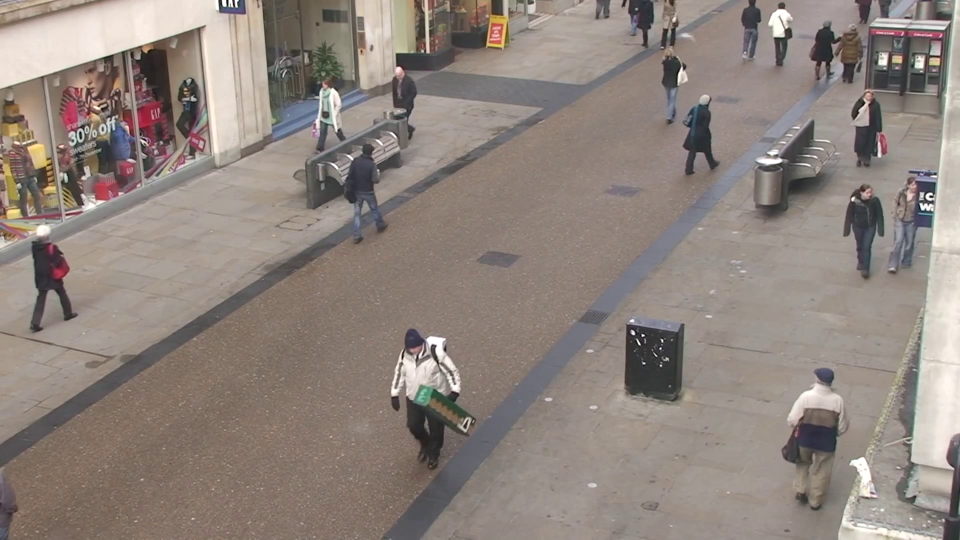
#> input picture frame 10 of video1.mp4, 1920 x 1080 px (shown at 1/2 size)
$ jupyter execute socialdist1.ipynb
#> lines starting #> are read from the running program, lines starting #| are printed output that depends on the picture; after the words box and inside, x2 and y2 are one past the last pixel; in counts of white or black regions, pixels touching at a corner belong together
[cell 1]
import cv2
import imutils
from imutils.object_detection import non_max_suppression
import numpy as np

hog = cv2.HOGDescriptor()
hog.setSVMDetector(cv2.HOGDescriptor_getDefaultPeopleDetector())


cap = cv2.VideoCapture('video1.mp4')
while cap.isOpened():

    ret, image = cap.read()
#> image is the input picture: shape (1080, 1920, 3); mean B, G, R 125.4, 132.2, 143.2
    if ret:
        image = imutils.resize(image, width=min(900, image.shape[1]))
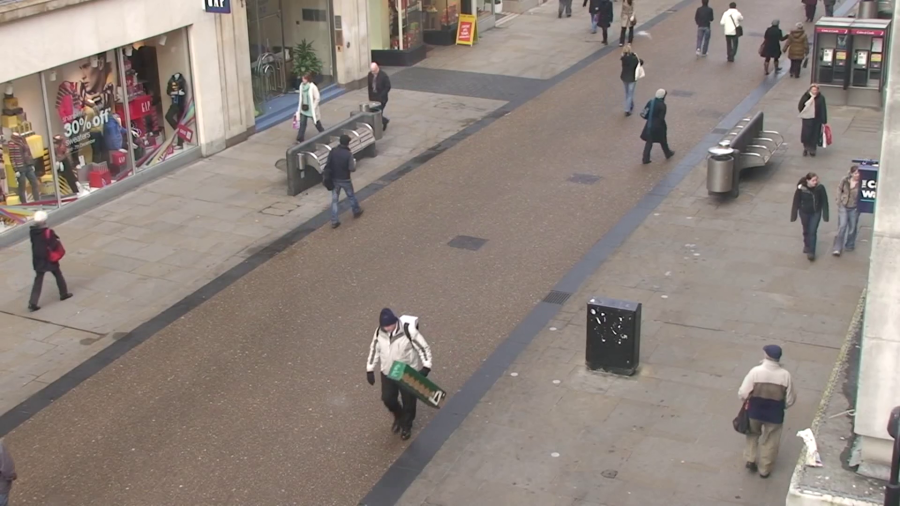
#> image: shape (506, 900, 3); mean B, G, R 125.4, 132.2, 143.2
        orig = image.copy()

        (rects, weights) = hog.detectMultiScale(image, winStride=(4,4), padding=(8, 8), scale=1.03)
#> rects = [[343, 42, 67, 134], [623, 69, 66, 133], [308, 117, 67, 134], [818, 145, 65, 130], [775, 145, 71, 143], [358, 294, 84, 167], [721, 321, 93, 185], [0, 129, 102, 217]]; weights = [0.536, 0.507, 1.24, 0.727, 2.68, 0.421, 1.51, 0.421]


        rects = np.array([[x, y, x + w, y + h] for (x, y, w, h) in rects])
#> rects = [[343, 42, 410, 176], [623, 69, 689, 202], [308, 117, 375, 251], [818, 145, 883, 275], [775, 145, 846, 288], [358, 294, 442, 461], [721, 321, 814, 506], [0, 129, 102, 346]]
        picture = non_max_suppression(rects, probs=None, overlapThresh=0.7)
#> picture = [[721, 321, 814, 506], [358, 294, 442, 461], [0, 129, 102, 346], [775, 145, 846, 288], [818, 145, 883, 275], [308, 117, 375, 251], [623, 69, 689, 202], [343, 42, 410, 176]]


        centers=[]
        r = 0
        for (xA, yA, xB, yB) in picture:
            #if (xB-xA)*(yB-yA)>5000:
             #   continue
            #yB=yB-20
            r += 1
            cv2.rectangle(image, (xA, yA), (xB, yB), (0, 255, 0), 2)
            cv2.putText(image, f'P{r}', (xA, yA), cv2.FONT_HERSHEY_SIMPLEX, 0.6, (255, 255, 255), 2)
            xC=xA+int((xB-xA)/2)
            yC=yA+int((yB-yA)/2)
            yD=yA+int((yB-yA-2)/2)
            centers.append((xC,yC))
#> this loop made 8 passes
#> (xA, yA, xB, yB, xC, yC, yD) on passes 1 to 8: (721, 321, 814, 506, 767, 413, 412), (358, 294, 442, 461, 400, 377, 376), (0, 129, 102, 346, 51, 237, 236), (775, 145, 846, 288, 810, 216, 215), (818, 145, 883, 275, 850, 210, 209), (308, 117, 375, 251, 341, 184, 183), (623, 69, 689, 202, 656, 135, 134), (343, 42, 410, 176, 376, 109, 108)
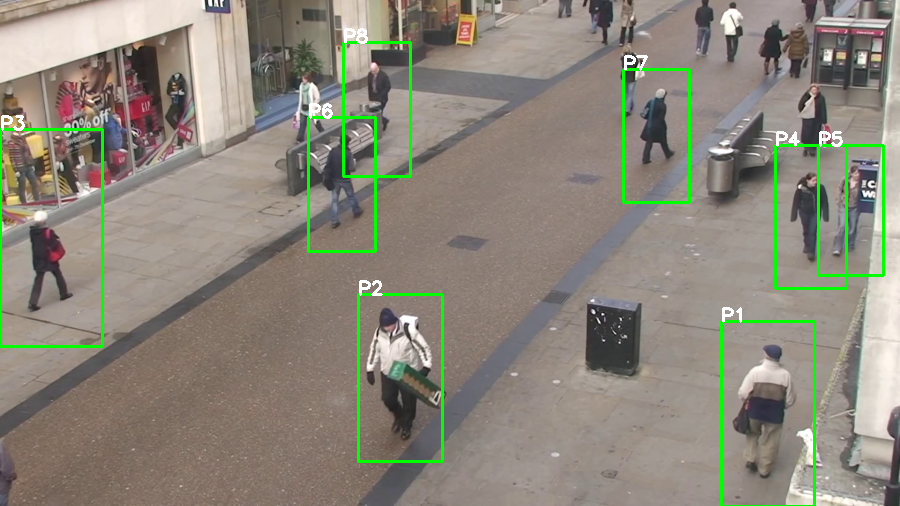
#> image: shape (506, 900, 3); 2.62% of pixels changed, all inside (x1, y1, x2, y2) = (0, 28, 885, 506)
#> after the loop, centers = [(767, 413), (400, 377), (51, 237), (810, 216), (850, 210), (341, 184), (656, 135), (376, 109)]; r = 8

        arr=[ ]
        for k in range(0, r):
            arr.append(0)
#> after the loop, arr = [0, 0, 0, 0, 0, 0, 0, 0]
        cv2.putText(image, f'Total No. of Person:{r}', (0, 40), cv2.FONT_HERSHEY_SIMPLEX, 0.6, (255, 255, 0), 2)
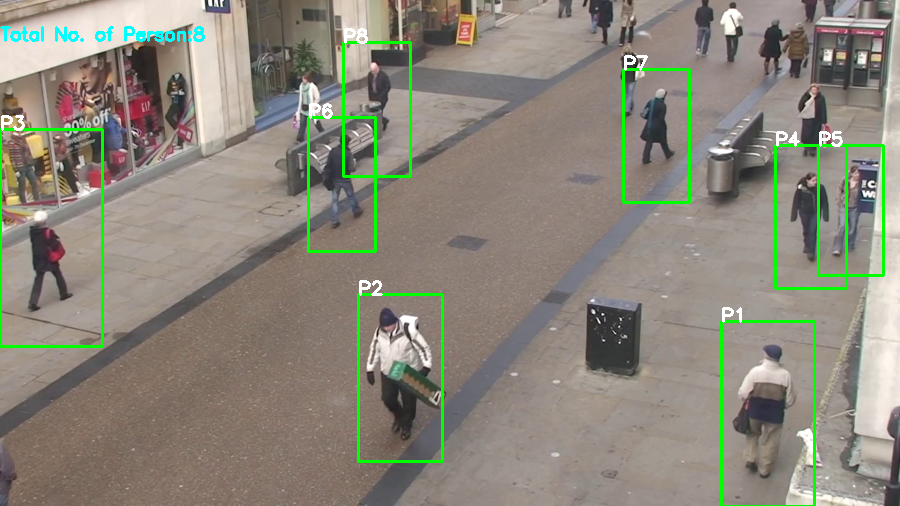
#> image: shape (506, 900, 3); 0.28% of pixels changed, all inside (x1, y1, x2, y2) = (0, 26, 205, 42)

        nears=[]
        minDistance=image.shape[1]//9
#> minDistance = 100

        for i,p1 in enumerate(centers):
            for j,p2 in enumerate(centers[i+1:]):
                if (np.linalg.norm(np.array(p2)-np.array(p1)))<minDistance:
                    if abs(p1[1] - p2[1])< image.shape[0]*0.1:
                        nears.append((i,j+i+1))
#> this loop made 8 passes
#> after the loop, nears = [(3, 4)]


        c=0;
        for (i,j) in nears:
            #yB=yB-20
            c+=1
            (xA, yA, xB, yB) = picture[i]
            cv2.rectangle(image, (xA, yA), (xB, yB), (0, 0, 255), 2)
            (xA, yA, xB, yB) = picture[j]
            cv2.rectangle(image, (xA, yA), (xB, yB), (0, 0, 255), 2)
            if(arr[i]==0):
                arr[i]+=1
            if(arr[j]==0):
                arr[j]+=1
#> this loop made 1 pass
#> (i, j, c) on pass 1: (3, 4, 1)
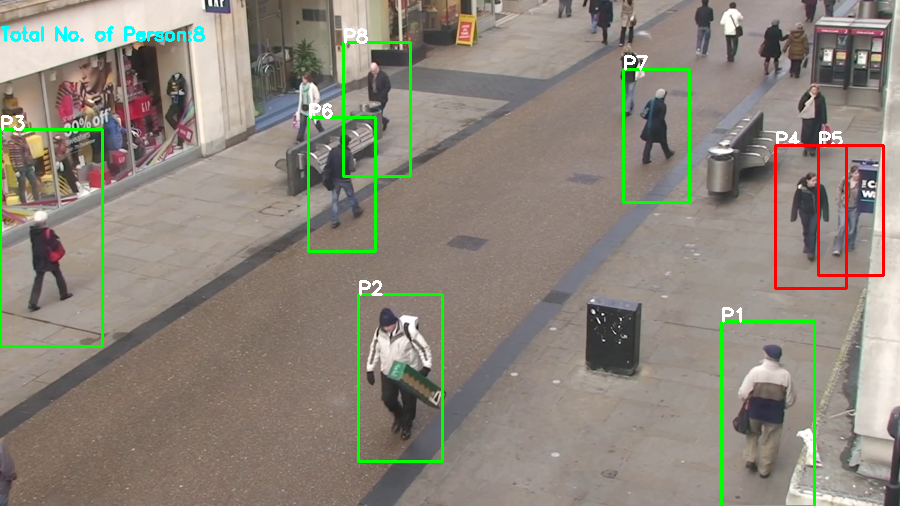
#> image: shape (506, 900, 3); 0.52% of pixels changed, all inside (x1, y1, x2, y2) = (774, 144, 885, 290)
#> after the loop, arr = [0, 0, 0, 1, 1, 0, 0, 0]; c = 1
        k=-1;
        for (xA, yA, xB, yB) in picture:
            k+=1;
            print((yB-yA)*(xB-xA))
            if ((yB-yA)*(xB-xA))>20000:
                cv2.rectangle(image, (xA, yA), (xB, yB), (0, 0, 255), 2)
                if(arr[k]==0):
                    arr[k]+=1
#> this loop made 8 passes
#| 17205
#| 14028
#| 22134
#| 10153
#| 8450
#| 8978
#| 8778
#| 8978
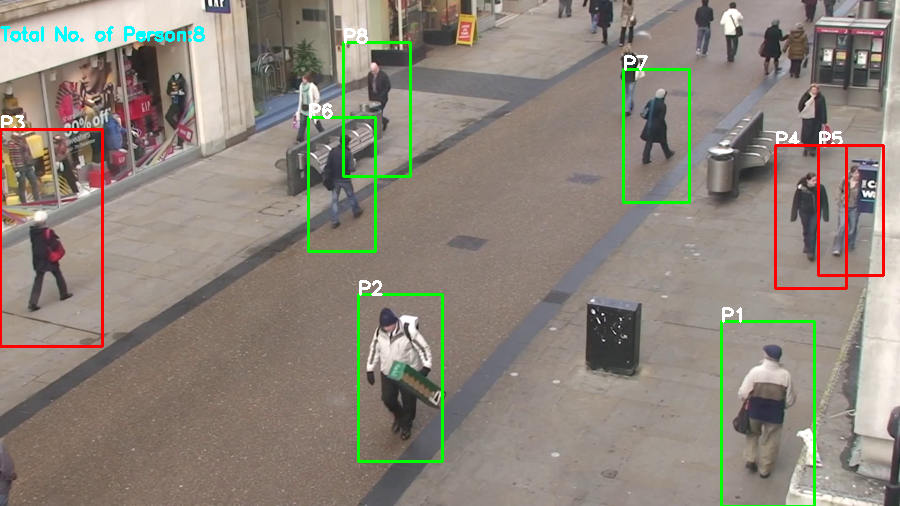
#> image: shape (506, 900, 3); 0.37% of pixels changed, all inside (x1, y1, x2, y2) = (0, 128, 104, 348)
#> after the loop, arr = [0, 0, 1, 1, 1, 0, 0, 0]; k = 7
        d=0
        for k in arr:
            if k==1:
                d+=1
#> this loop made 8 passes
#> k on passes 2 to 8: 0, 1, 1, 1, 0, 0, 0
#> after the loop, d = 3

        cv2.putText(image, f'No. of Person violating rule:{d}', (0, 20), cv2.FONT_HERSHEY_SIMPLEX,0.6, (0, 255, 255), 2)
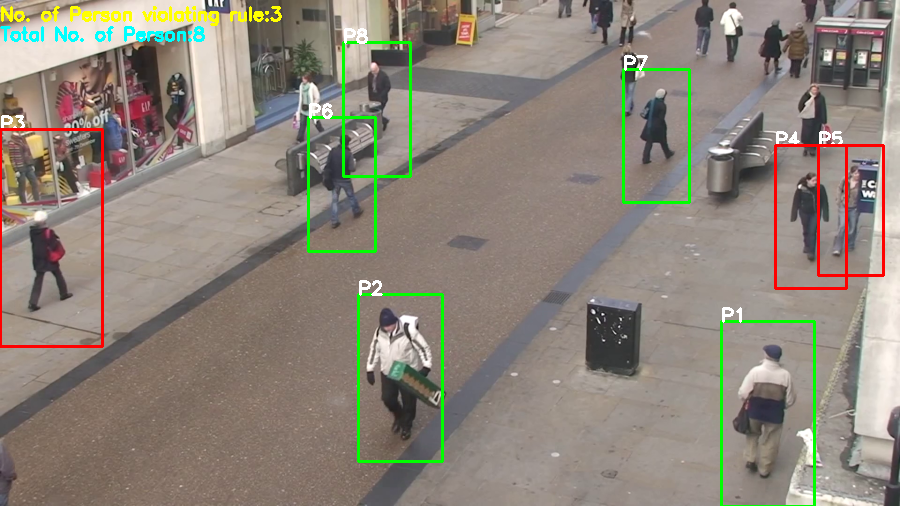
#> image: shape (506, 900, 3); 0.39% of pixels changed, all inside (x1, y1, x2, y2) = (1, 6, 282, 26)
        cv2.imshow("Image", image)
        if cv2.waitKey(25) & 0xFF == ord('q'):
#> (key q is pressed here)
            break
    else:
        break

cap.release()
cv2.destroyAllWindows()

$ run again, starting later in the video
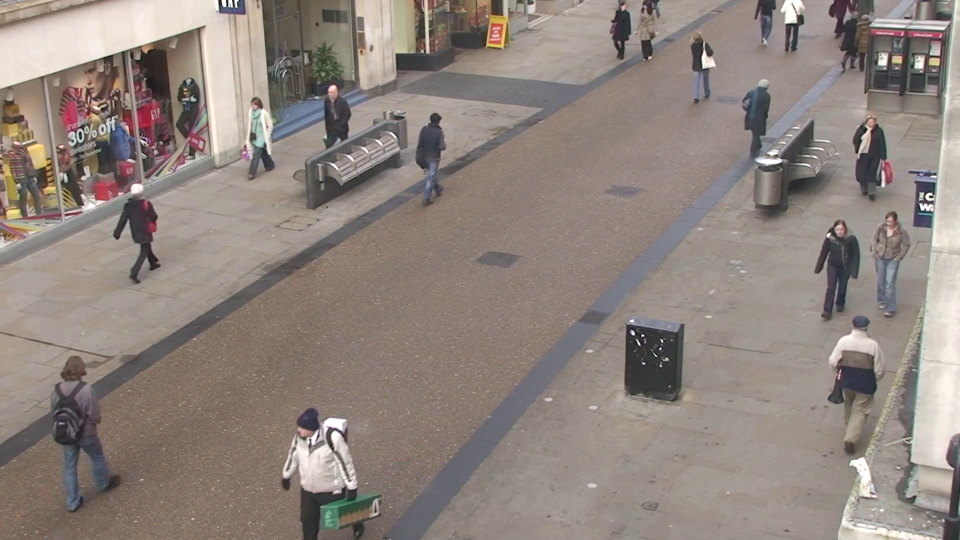
#> input picture frame 47 of video1.mp4, 1920 x 1080 px (shown at 1/2 size)
#> image is the input picture: shape (1080, 1920, 3); mean B, G, R 125.9, 132.4, 143.4
#> `(rects, weights) = hog.detectMultiScale(image, winStride=(4,4), paddin..`: rects = [[210, 73, 65, 129], [784, 81, 66, 133], [372, 85, 67, 135], [96, 154, 68, 136], [801, 177, 69, 138], [751, 187, 70, 139], [759, 270, 94, 188], [21, 309, 99, 197]]; weights = [0.343, 1.54, 2.08, 1.41, 2.6, 2.59, 1.78, 0.296]
#> `rects = np.array([[x, y, x + w, y + h] for (x, y, w, h) in rects])`: rects = [[210, 73, 275, 202], [784, 81, 850, 214], [372, 85, 439, 220], [96, 154, 164, 290], [801, 177, 870, 315], [751, 187, 821, 326], [759, 270, 853, 458], [21, 309, 120, 506]]
#> picture = [[21, 309, 120, 506], [759, 270, 853, 458], [751, 187, 821, 326], [801, 177, 870, 315], [96, 154, 164, 290], [372, 85, 439, 220], [784, 81, 850, 214], [210, 73, 275, 202]]
#> the loop `for (xA, yA, xB, yB) in picture:` made 8 passes
#> (xA, yA, xB, yB, xC, yC, yD) on passes 1 to 8: (21, 309, 120, 506, 70, 407, 406), (759, 270, 853, 458, 806, 364, 363), (751, 187, 821, 326, 786, 256, 255), (801, 177, 870, 315, 835, 246, 245), (96, 154, 164, 290, 130, 222, 221), (372, 85, 439, 220, 405, 152, 151), (784, 81, 850, 214, 817, 147, 146), (210, 73, 275, 202, 242, 137, 136)
#> after the loop `for (xA, yA, xB, yB) in picture:`: centers = [(70, 407), (806, 364), (786, 256), (835, 246), (130, 222), (405, 152), (817, 147), (242, 137)]; r = 8
#> the loop `for i,p1 in enumerate(centers):` made 8 passes
#> after the loop `for i,p1 in enumerate(centers):`: nears = [(2, 3)]
#> the loop `for (i,j) in nears:` made 1 pass
#> (i, j, c) on pass 1: (2, 3, 1)
#> after the loop `for (i,j) in nears:`:
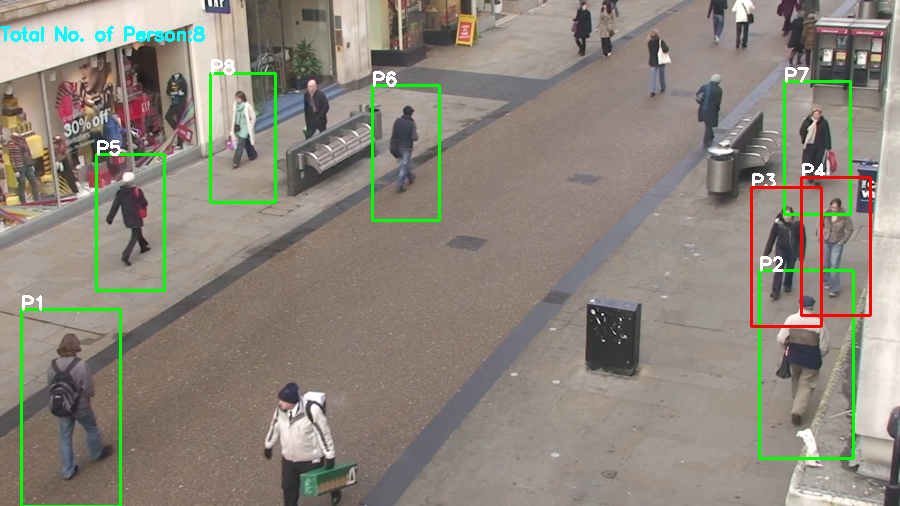
#> image: shape (506, 900, 3); mean B, G, R 123.5, 134.2, 141.2
#> after the loop `for (i,j) in nears:`: arr = [0, 0, 1, 1, 0, 0, 0, 0]; c = 1
#> the loop `for (xA, yA, xB, yB) in picture:` made 8 passes
#> (printed output is left out)
#> after the loop `for (xA, yA, xB, yB) in picture:`: k = 7
#> the loop `for k in arr:` made 8 passes
#> (k, d) on passes 3 to 4: (1, 1), (1, 2)
#> after the loop `for k in arr:`: d = 2
#> `cv2.putText(image, f'No. of Person violating rule:{d}', (0, 20), cv2.F..`:
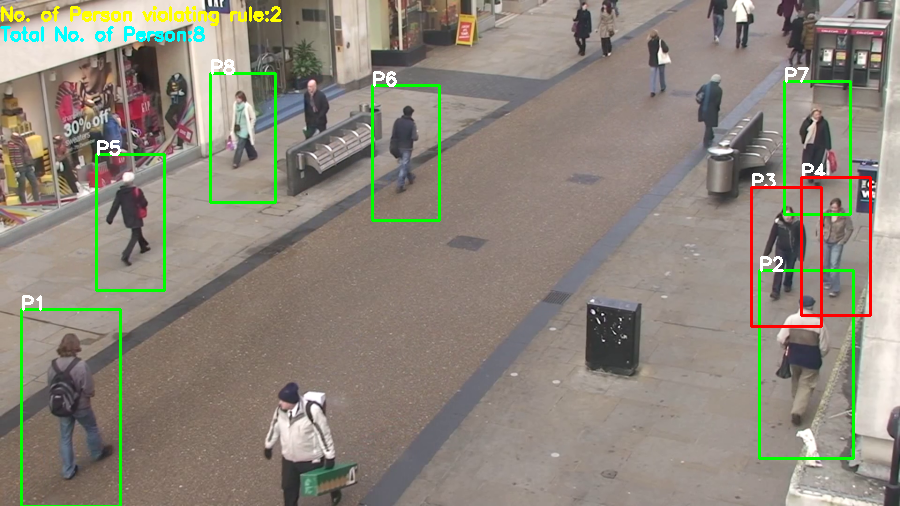
#> image: shape (506, 900, 3); 0.39% of pixels changed, all inside (x1, y1, x2, y2) = (1, 6, 282, 26)

$ run again, starting later in the video
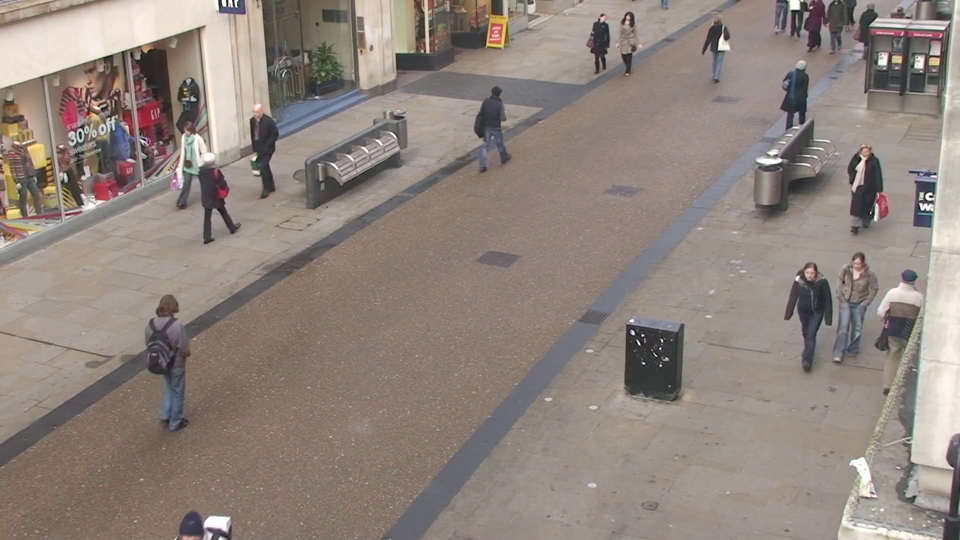
#> input picture frame 84 of video1.mp4, 1920 x 1080 px (shown at 1/2 size)
#> image is the input picture: shape (1080, 1920, 3); mean B, G, R 125.7, 132.4, 143.6
#> `(rects, weights) = hog.detectMultiScale(image, winStride=(4,4), paddin..`: rects = [[430, 62, 64, 129], [214, 75, 67, 134], [145, 95, 64, 129], [778, 110, 67, 134], [770, 218, 70, 140], [721, 225, 76, 152], [802, 226, 96, 192], [116, 258, 84, 168], [136, 54, 84, 167], [693, 97, 148, 295]]; weights = [0.642, 2.04, 0.399, 2.93, 1.42, 3.16, 1.41, 1.1, 0.386, 0.325]
#> `rects = np.array([[x, y, x + w, y + h] for (x, y, w, h) in rects])`: rects = [[430, 62, 494, 191], [214, 75, 281, 209], [145, 95, 209, 224], [778, 110, 845, 244], [770, 218, 840, 358], [721, 225, 797, 377], [802, 226, 898, 418], [116, 258, 200, 426], [136, 54, 220, 221], [693, 97, 841, 392]]
#> picture = [[116, 258, 200, 426], [802, 226, 898, 418], [693, 97, 841, 392], [145, 95, 209, 224], [136, 54, 220, 221], [214, 75, 281, 209], [430, 62, 494, 191]]
#> the loop `for (xA, yA, xB, yB) in picture:` made 7 passes
#> (xA, yA, xB, yB, xC, yC, yD) on passes 1 to 7: (116, 258, 200, 426, 158, 342, 341), (802, 226, 898, 418, 850, 322, 321), (693, 97, 841, 392, 767, 244, 243), (145, 95, 209, 224, 177, 159, 158), (136, 54, 220, 221, 178, 137, 136), (214, 75, 281, 209, 247, 142, 141), (430, 62, 494, 191, 462, 126, 125)
#> after the loop `for (xA, yA, xB, yB) in picture:`: centers = [(158, 342), (850, 322), (767, 244), (177, 159), (178, 137), (247, 142), (462, 126)]; r = 7
#> the loop `for i,p1 in enumerate(centers):` made 7 passes
#> after the loop `for i,p1 in enumerate(centers):`: nears = [(3, 4), (3, 5), (4, 5)]
#> the loop `for (i,j) in nears:` made 3 passes
#> (i, j) on passes 1 to 3: (3, 4), (3, 5), (4, 5)
#> after the loop `for (i,j) in nears:`: arr = [0, 0, 0, 1, 1, 1, 0]; c = 3
#> the loop `for (xA, yA, xB, yB) in picture:` made 7 passes
#> (printed output is left out)
#> after the loop `for (xA, yA, xB, yB) in picture:`:
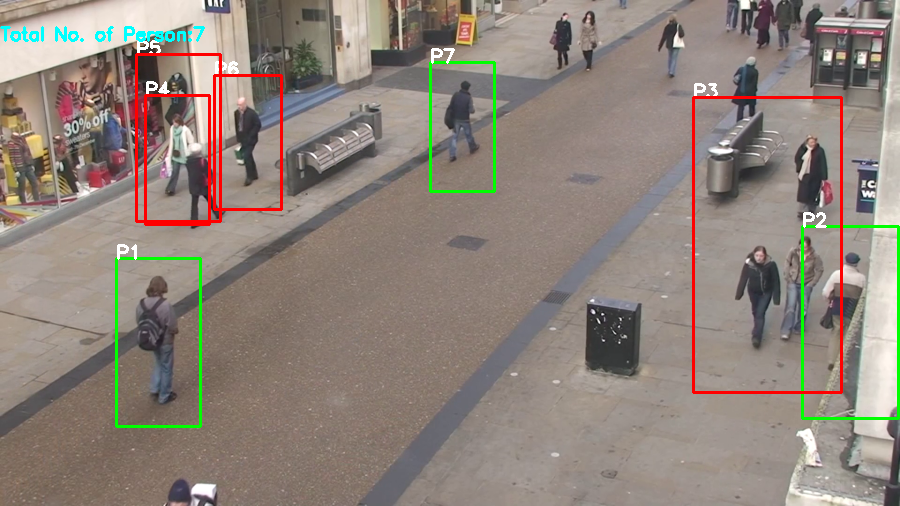
#> image: shape (506, 900, 3); mean B, G, R 123, 131.9, 143.3
#> after the loop `for (xA, yA, xB, yB) in picture:`: arr = [0, 0, 1, 1, 1, 1, 0]; k = 6
#> the loop `for k in arr:` made 7 passes
#> k on passes 2 to 7: 0, 1, 1, 1, 1, 0
#> after the loop `for k in arr:`: d = 4
#> `cv2.putText(image, f'No. of Person violating rule:{d}', (0, 20), cv2.F..`:
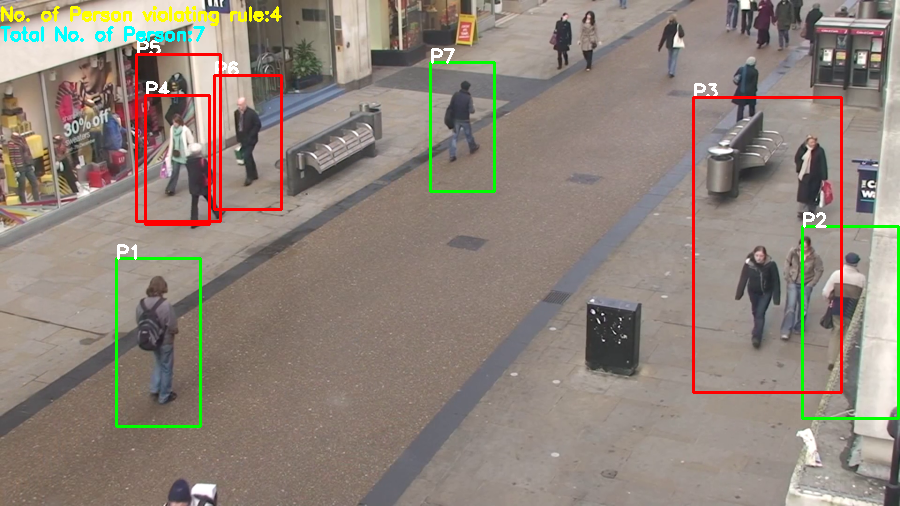
#> image: shape (506, 900, 3); 0.39% of pixels changed, all inside (x1, y1, x2, y2) = (1, 6, 282, 26)
